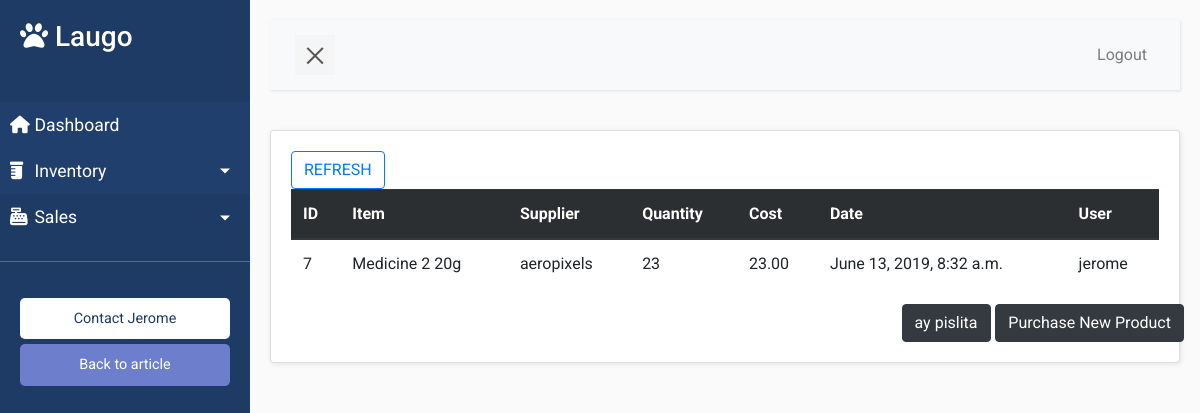
/purchase-list, run on an earlier commit of the app's database.
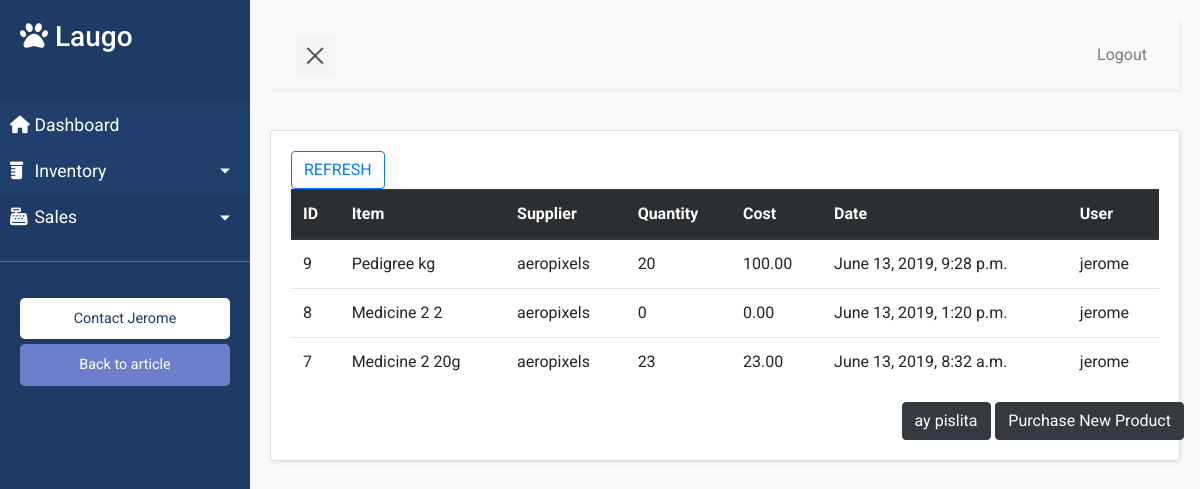
And on a later commit of the database.
### inventory/models.py (models this page shows, shortened)
class Purchase(models.Model):
    Item = models.ForeignKey(Products, on_delete=models.CASCADE)
    Supplier = models.ForeignKey(Supplier, on_delete=models.CASCADE)
    Quantity = models.IntegerField(default=0)
    Cost = models.DecimalField(max_digits=6, decimal_places=2, default=0)
    Total_Cost = models.IntegerField(default=0)
    Date_Purchased = models.DateTimeField(default=datetime.now)
    User = models.ForeignKey(User, on_delete=models.CASCADE, default=1)

class Products(models.Model):
    Name = models.CharField(max_length=50)
    Unit = models.CharField(max_length=50)
    Quantity = models.IntegerField(default=0)
    List_Price = models.DecimalField(max_digits=8, decimal_places=2)
    CategoryOpt = (
        ('food','Food'),
        ('medicine','Medicine'),
        ('treats','Treats'),
        ('accessories','Accessories'),
        ('soap','Soap'),
        ('cologne','Cologne'),
        ('others','Others'),
    )
    Category = models.ForeignKey('Category', on_delete=models.CASCADE)
    User = models.ForeignKey(User, on_delete=models.CASCADE, default=1)
    class Meta:
        verbose_name_plural = "Products"
    def __str__(self):
        return '{0} {1}'.format(self.Name, self.Unit)

class Supplier(models.Model):
    Name = models.CharField(max_length=50)
    Address = models.CharField(blank=True, max_length=100)
    Contact_No = models.CharField(blank=True, max_length=20)
    Email = models.EmailField(blank=True, max_length=254)
    def __str__(self):
        return self.Name

### inventory/views.py (the view)
# urls.py: path('purchase-list', PurchasesListView.as_view(), name='purchase-list'), #list of Purchases
class PurchasesListView(ListView):
    model = Purchase
    queryset = Purchase.objects.order_by('-Date_Purchased')
    template_name = 'inventory/purchase-list.html'
    context_object_name = 'purchases'

### inventory/templates/inventory/purchase_list.html (shortened to what this page needs)
{% extends 'inventory/base.html' %}
{% block body %}
<div class="card content-card">
    <div class="button-group">
        <a href="{% url 'purchase-list' %}" class="btn btn-outline-primary btn-md" rold="button">REFRESH</a>
    </div>
    <table class="table table-hover" id="product-table">
        <thead class="thead-dark tbl-head">
            <th>ID</th>
            <th>Item</th>
            <th>Supplier</th>
            <th>Quantity</th>
            <th>Cost</th>
            <th>Date</th>
            <th>User</th>
        </thead>
        <tbody>
            {% for item in purchases %}
            <tr>
                <td>{{ item.pk }}</td>
                <td>{{ item.Item }}</td>
                <td>{{ item.Supplier }}</td>
                <td>{{ item.Quantity }}</td>
                <td>{{ item.Cost }}</td>
                <td>{{ item.Date_Purchased }}</td>
                <td>{{ item.User }}</td>
            </tr>
            {% endfor %}
        </tbody>
    </table>
    <div class="container">
        <div class="col-2 float-right mx-4"><a href="{% url 'purchase-add' %}" class="btn btn-primary btn-dark btn-md" role="button">Purchase New Product</a></div>
        <div class="col-1 float-right "><a href="" class="btn btn-primary btn-dark" data-toggle="modal" data-target="#giignan" >ay pislita</button></a>
    </div>
</div>
{% endblock %}

### inventory/templates/inventory/base.html (shortened to what this page needs)
{% load static %}
<!doctype html>
<html lang="en">
  <head>
    <link rel="stylesheet" href="https://stackpath.bootstrapcdn.com/bootstrap/4.3.1/css/bootstrap.min.css">
    <link href="//maxcdn.bootstrapcdn.com/bootstrap/4.0.0/css/bootstrap.min.css" rel="stylesheet" id="bootstrap-css">
    <link rel="stylesheet" type="text/css" href="{% static '/css/main.css' %}">
  </head>
  <body>
    <div class="wrapper">
      <nav id="sidebar">
        <div class="sidebar-header">
          <h3><i class="fas fa-paw"></i> Laugo</h3>
        </div>
        <ul class="list-unstyled components">
          <li class="active">
            <a href="#"> <i class="fas fa-home nav-icn"></i> Dashboard</a>
            <a href="#inventory-submenu" data-toggle="collapse" aria-expanded="false" class="dropdown-toggle"><i class="fas fa-prescription-bottle nav-icn"></i> Inventory</a>
          </li>
          <li>
            <a href="#sales-submenu" data-toggle="collapse" aria-expanded="false" class="dropdown-toggle"> <i class="fas fa-cash-register nav-icn"></i> Sales</a>
          </li>
        </ul>
        <ul class="list-unstyled CTAs">
            <li>
                <a href="#" class="download">Contact Jerome</a>
            </li>
            <li>
                <a href="#" class="article">Back to article</a>
            </li>
        </ul>
      </nav>
      <div id="content" class="content-wrapper" >
          <nav class="navbar navbar-expand-lg navbar-light bg-light">
              <div class="container-fluid">
                  <button type="button" id="sidebarCollapse" class="navbar-btn">
                      <span></span>
                  </button>
                  <div class="collapse navbar-collapse" id="navbarSupportedContent">
                      <ul class="nav navbar-nav ml-auto">
                          <li class="nav-item active">
                              <a class="nav-link" href="#">{{ user.get_full_name }} </a>
                          </li>
                          <li class="nav-item">
                              <a class="nav-link" href="#">Logout</a>
                          </li>
                      </ul>
                  </div>
              </div>
          </nav>
          <div>
            {% block body %}
            {% endblock %}
          </div>
      </div>
    </div>
  </body>
</html>

### inventory/static/css/main.css (style rules this page uses)
.content-card { padding:20px; box-shadow: 1px 1px 5px rgba(0, 0, 0, 0.1); }
.nav-icn { min-width: 20px; }
th { background-color:#2c2f31 !important; }
body { font-family: 'Roboto', sans-serif; background: #fafafa; }
a, a:hover, a:focus { color: inherit; text-decoration: none; transition: all 0.3s; }
.navbar { padding: 15px 10px; background: #fff; border: none; border-radius: 0; margin-bottom: 40px; box-shadow: 1px 1px 3px rgba(0, 0, 0, 0.1); }
.navbar-btn { box-shadow: none; outline: none !important; border: none; }
.wrapper { display: flex; width: 100%; align-items: stretch; perspective: 1500px; }
#sidebar { min-width: 250px; max-width: 250px; background: rgb(30, 59, 102); color: #fff; transition: all 0.6s cubic-bezier(0.945, 0.020, 0.270, 0.665); transform-origin: bottom left; }
#sidebar .sidebar-header { padding: 20px; background: rgb(30, 59, 102); }
#sidebar ul.components { padding: 20px 0; border-bottom: 1px solid #47748b; }
#sidebar ul li a { padding: 10px; font-size: 1.1em; display: block; }
#sidebar ul li.active > a, a[aria-expanded="true"] { color: #fff; background: rgb(32, 63, 109); }
a[data-toggle="collapse"] { position: relative; }
.dropdown-toggle::after { display: block; position: absolute; top: 50%; right: 20px; transform: translateY(-50%); }
ul.CTAs { padding: 20px; }
ul.CTAs a { text-align: center; font-size: 0.9em !important; display: block; border-radius: 5px; margin-bottom: 5px; }
a.download { background: #fff; color: rgb(30, 59, 102); }
a.article, a.article:hover { background: #6d7fcc !important; color: #fff !important; }
#content { width: 100%; padding: 20px; min-height: 100vh; transition: all 0.3s; }
#sidebarCollapse { width: 40px; height: 40px; background: #f5f5f5; cursor: pointer; }
#sidebarCollapse span { width: 80%; height: 2px; margin: 0 auto; display: block; background: #555; transition: all 0.8s cubic-bezier(0.810, -0.330, 0.345, 1.375); transition-delay: 0.2s; }
#sidebarCollapse span:last-of-type { transform: rotate(-45deg) translate(1px, -1px); }

What changed in the data, as far as the page shows it:
added Purchase: pk "9", Item "Pedigree kg", Supplier "aeropixels", Quantity "20", Cost "100.00", Date_Purchased "June 13, 2019, 9:28 p.m.", User "jerome"
added Purchase: pk "8", Item "Medicine 2 2", Supplier "aeropixels", Quantity "0", Cost "0.00", Date_Purchased "June 13, 2019, 1:20 p.m.", User "jerome"
